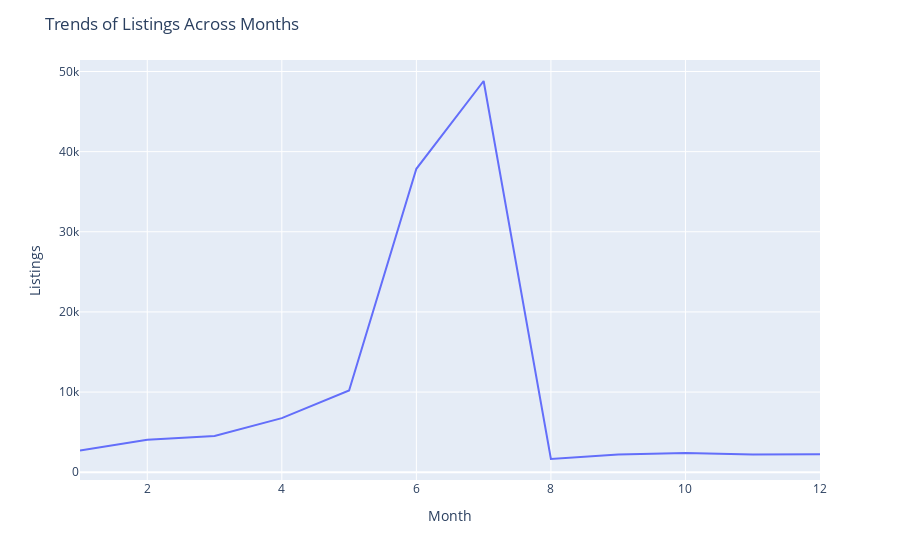

Notebook cell for this chart:
### Code cell
fig = px.line(listings_by_month, x='listing_month', y="listings")
fig.update_layout(title='Trends of Listings Across Months', xaxis_title='Month', yaxis_title='Listings')
fig.show()

### Figure 1 — Plotly figure (JSON) as saved in the notebook; plotly's stock layout.template omitted (floating-point values rounded to 4 significant figures)
{"data": [{"hovertemplate": "listing_month=%{x}<br>listings=%{y}<extra></extra>", "legendgroup": "", "line": {"color": "#636efa", "dash": "solid"}, "marker": {"symbol": "circle"}, "mode": "lines", "name": "", "orientation": "v", "showlegend": false, "type": "scatter", "x": [1, 2, 3, 4, 5, 6, 7, 8, 9, 10, 11, 12], "xaxis": "x", "y": [2707, 4061, 4530, 6742, 10190, 37863, 48816, 1646, 2215, 2388, 2207, 2235], "yaxis": "y"}], "layout": {"autosize": true, "legend": {"tracegroupgap": 0}, "margin": {"t": 60}, "title": {"text": "Trends of Listings Across Months"}, "xaxis": {"anchor": "y", "autorange": true, "domain": [0, 1], "range": [1, 12], "title": {"text": "Month"}, "type": "linear"}, "yaxis": {"anchor": "x", "autorange": true, "domain": [0, 1], "range": [-974.6, 51440.0], "title": {"text": "Listings"}, "type": "linear"}}}
